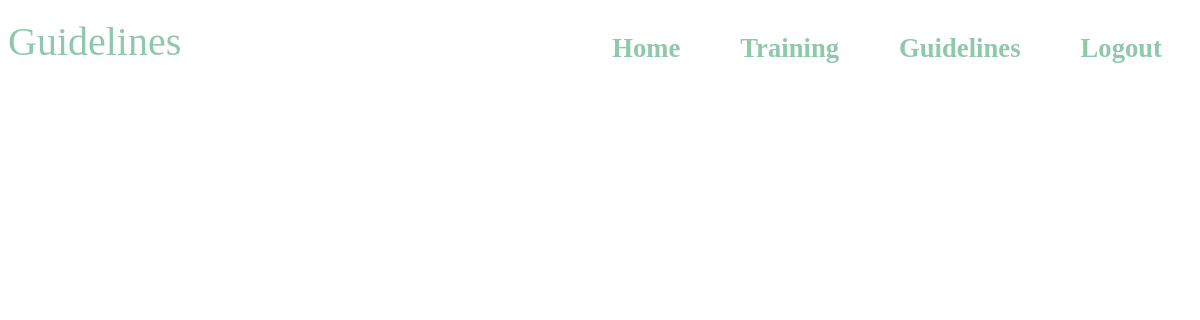
The page /guidelines (signed in) on the database as committed earlier.
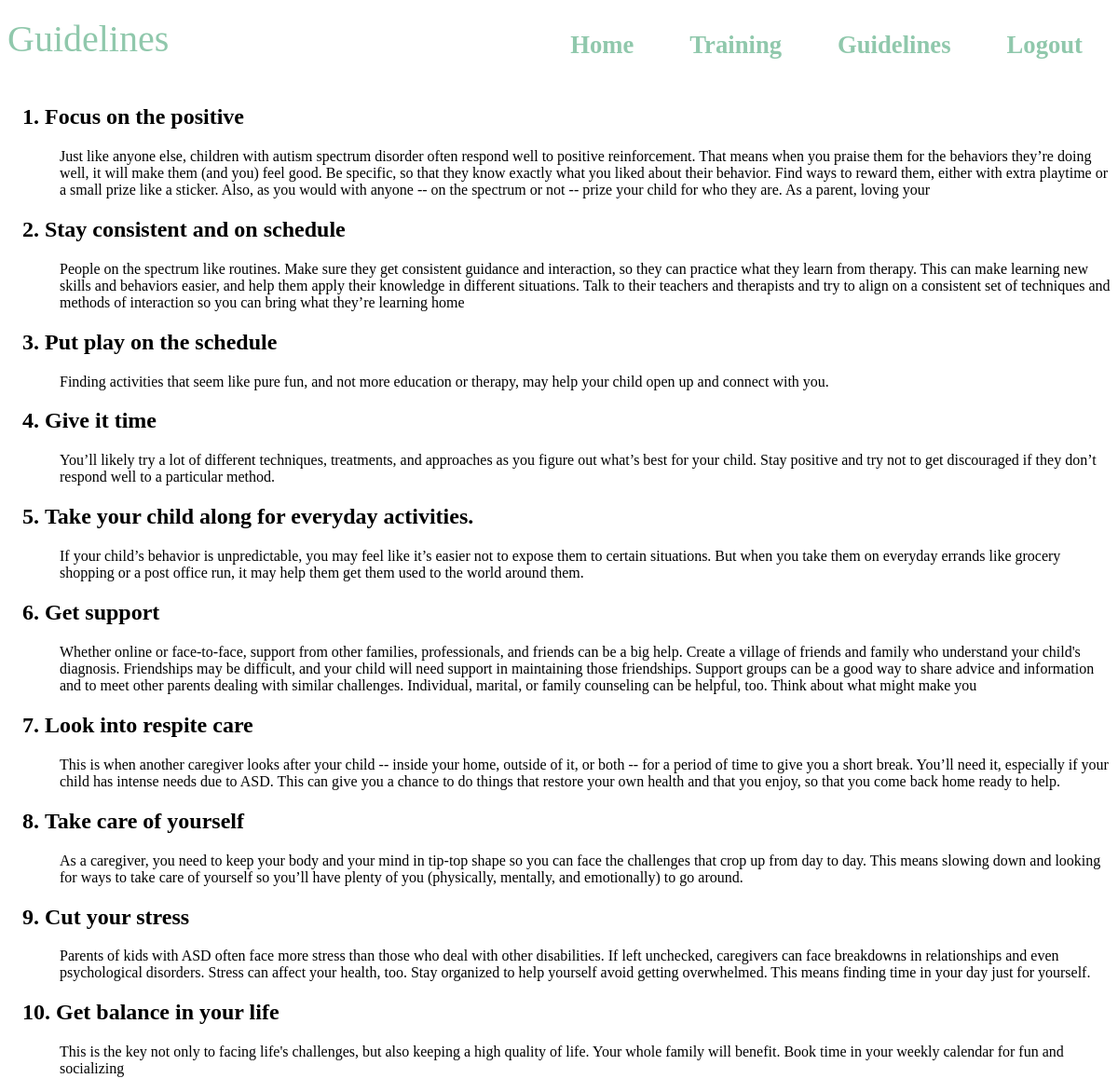
The same page on the database as committed later.
### core/models.py (models this page shows, shortened)
class Guidelines(models.Model):
    heading = models.CharField(max_length=100)
    desc = models.CharField(max_length=500)

### core/views.py (the view)
# urls.py: path('guidelines',views.guidelines,name='guidelines'),
@login_required(login_url='login')
def guidelines(request):
    data = Guidelines.objects.all()
    context = {'data':data}
    return render(request,'guidelines.html',context)

### templates/guidelines.html (shortened to what this page needs)
{%load static%}
<!DOCTYPE html>
<html lang="en">
  <head>
    <link rel="stylesheet" href="{% static 'css/guidelines.css'%}">
  </head>
  <body>
    <div class="navcontainer">
      <div class="heading">Guidelines</div>
      <div class="space"></div>
      <nav class="navbar">
        <a class="navbaritems " href="{%url 'home'%}">Home</a>
        <a class="navbaritems">Training</a>
        <a class="navbaritems" href="{%url 'guidelines'%}">Guidelines</a>
        <a class="navbaritems" href="{%url 'logout'%}">Logout</a>
      </nav>
    </div>
    <br>
    <div class="content">
        {%for i in data%}
     <dl>
      <dt><h2>{{i.id}}.&nbsp{{i.heading}}</h2></dt>
      <dd>{{i.desc}}</dd>
     </dl>
     {%endfor%}
    </div>
  </body>
</html>

### static/css/guidelines.css (style rules this page uses)
.heading { margin-top: 10px; text-align: left; font-size: 30pt; color: rgb(144, 200, 172); text-shadow: #000000; box-shadow: 2px; align-self: flex-start; }
.space { width: 80%; }
a:link, a:visited, a:hover, a:active { text-decoration: none; }
.navcontainer { display: flex; align-content: space-between; }
.navbar { display: flex; }
.navbaritems { margin-top: 15px; margin-left: 10px; margin-right: 10px; padding-left: 20px; padding-right: 20px; padding-top: 10px; padding-bottom: 10px; text-align: center; color: rgb(144, 200, 172); font-size: 20pt; font-weight: 700; }
.content { margin-left: 1rem; margin-top: 20px; }

Rows that differ between the two databases and show on the page:
added Guidelines: id "1", heading "Focus on the positive", desc "Just like anyone else, children with autism spectrum disorder often respond well to positive reinforcement. That means when you praise them for the behaviors they’re doing well, it will make them (and you) feel good. Be specific, so that they know exactly what you liked about their behavior. Find ways to reward them, either with extra playtime or a small prize like a sticker. Also, as you would with anyone -- on the spectrum or not -- prize your child for who they are. As a parent, loving your"
added Guidelines: id "2", heading "Stay consistent and on schedule", desc "People on the spectrum like routines. Make sure they get consistent guidance and interaction, so they can practice what they learn from therapy. This can make learning new skills and behaviors easier, and help them apply their knowledge in different situations. Talk to their teachers and therapists and try to align on a consistent set of techniques and methods of interaction so you can bring what they’re learning home"
added Guidelines: id "3", heading "Put play on the schedule", desc "Finding activities that seem like pure fun, and not more education or therapy, may help your child open up and connect with you."
added Guidelines: id "4", heading "Give it time", desc "You’ll likely try a lot of different techniques, treatments, and approaches as you figure out what’s best for your child. Stay positive and try not to get discouraged if they don’t respond well to a particular method."
added Guidelines: id "5", heading "Take your child along for everyday activities.", desc "If your child’s behavior is unpredictable, you may feel like it’s easier not to expose them to certain situations. But when you take them on everyday errands like grocery shopping or a post office run, it may help them get them used to the world around them."
added Guidelines: id "6", heading "Get support", desc "Whether online or face-to-face, support from other families, professionals, and friends can be a big help. Create a village of friends and family who understand your child's diagnosis. Friendships may be difficult, and your child will need support in maintaining those friendships. Support groups can be a good way to share advice and information and to meet other parents dealing with similar challenges. Individual, marital, or family counseling can be helpful, too. Think about what might make you"
added Guidelines: id "7", heading "Look into respite care", desc "This is when another caregiver looks after your child -- inside your home, outside of it, or both -- for a period of time to give you a short break. You’ll need it, especially if your child has intense needs due to ASD. This can give you a chance to do things that restore your own health and that you enjoy, so that you come back home ready to help."
added Guidelines: id "8", heading "Take care of yourself", desc "As a caregiver, you need to keep your body and your mind in tip-top shape so you can face the challenges that crop up from day to day. This means slowing down and looking for ways to take care of yourself so you’ll have plenty of you (physically, mentally, and emotionally) to go around."
added Guidelines: id "9", heading "Cut your stress", desc "Parents of kids with ASD often face more stress than those who deal with other disabilities. If left unchecked, caregivers can face breakdowns in relationships and even psychological disorders. Stress can affect your health, too. Stay organized to help yourself avoid getting overwhelmed. This means finding time in your day just for yourself."
added Guidelines: id "10", heading "Get balance in your life", desc "This is the key not only to facing life's challenges, but also keeping a high quality of life. Your whole family will benefit. Book time in your weekly calendar for fun and socializing"
